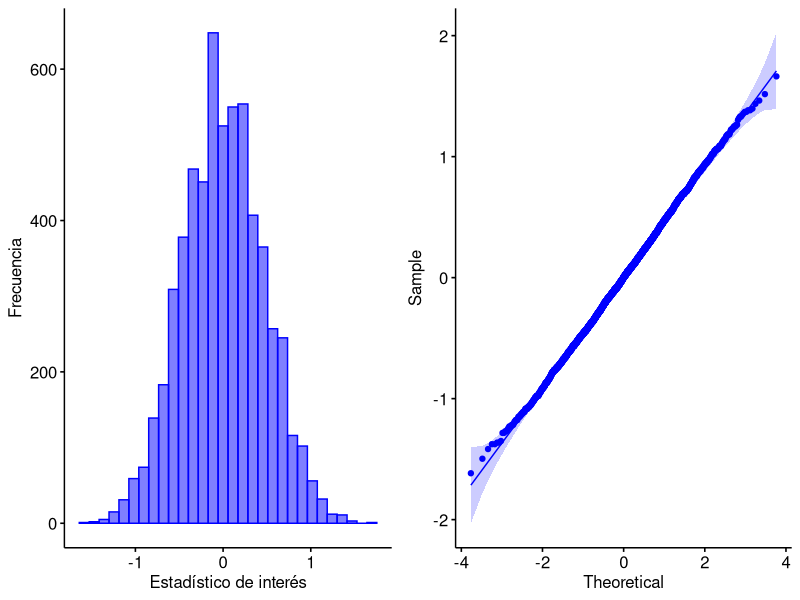

Generate this figure with R:
library(ggpubr)

# Crear muestras iniciales.
a <- c(5.4, 4.7, 6.3, 2.9, 5.9, 5.1, 2.1, 6.2, 1.6, 6.7, 3.0, 3.3,
       5.0, 4.1, 3.3, 3.4, 1.2, 3.8, 5.8, 4.2)

b <- c(4.0, 4.1, 4.3, 4.3, 4.3, 4.2, 4.3, 4.3, 4.4, 4.1, 4.3, 4.0)

# Establecer semilla y cantidad de repeticiones.
R = 5999
set.seed(432)

# Función para obtener una permutación.
# Argumentos:
# - i: iterador (para llamadas posteriores).
# - muestra_1, muestra_2: muestras.
# Valor:
# - lista con las muestras resultantes tras la permutación.
obtiene_permutacion <- function(i, muestra_1, muestra_2) {
  n_1 <- length(muestra_1)
  combinada <- c(muestra_1, muestra_2)
  n <- length(combinada)
  permutacion <- sample(combinada, n, replace = FALSE)
  nueva_1 <- permutacion[1:n_1]
  nueva_2 <- permutacion[(n_1+1):n]
  return(list(nueva_1, nueva_2))
}

# Función para calcular la diferencia de un estadístico de interés entre las
# dos muestras.
# Argumentos:
# - muestras: lista con las muestras.
# - FUN: nombre de la función que calcula el estadístico de interés.
# Valor:
# - diferencia de un estadístico para dos muestras.
calcular_diferencia <- function(muestras, FUN) {
  muestra_1 <- muestras[[1]]
  muestra_2 <- muestras[[2]]
  diferencia <- FUN(muestra_1) - FUN(muestra_2)
  return(diferencia)
}

# Función para calcular el valor p.
# Argumentos:
# - distribucion: distribución nula del estadístico de interés.
# - valor_observado: valor del estadístico de interés para las muestras
#   originales.
# - repeticiones: cantidad de permutaciones a realizar.
# - alternative: tipo de hipótesis alternativa. "two.sided" para
#   hipótesis bilateral, "greater" o "less" para hipótesis unilaterales.
# Valor:
# - el valorp calculado.
calcular_valor_p <- function(distribucion, valor_observado,
                             repeticiones, alternative) {
  if(alternative == "two.sided") {
    numerador <- sum(abs(distribucion) > abs(valor_observado)) + 1
    denominador <- repeticiones + 1
    valor_p <- numerador / denominador
  }
  else if(alternative == "greater") {
    numerador <- sum(distribucion > valor_observado) + 1
    denominador <- repeticiones + 1
    valor_p <- numerador / denominador
  }
  else {
    numerador <- sum(distribucion < valor_observado) + 1
    denominador <- repeticiones + 1
    valor_p <- numerador / denominador
  }

  return(valor_p)
}

# Función para graficar una distribución.
# Argumentos:
# - distribucion: distribución nula del estadístico de interés.
# - ...: otros argumentos a ser entregados a gghistogram y ggqqplot.
graficar_distribucion <- function(distribucion, ...) {
  observaciones <- data.frame(distribucion)

  histograma <- gghistogram(observaciones, x = "distribucion",
                            xlab = "Estadístico de interés",
                            ylab = "Frecuencia", bins = 30, ...)

  qq <- ggqqplot(observaciones, x = "distribucion", ...)

  # Crear una única figura con todos los gráficos de dispersión.
  figura  <- ggarrange(histograma, qq, ncol = 2, nrow = 1)
  print(figura)
}

# Función para hacer la prueba de permutaciones.
# Argumentos:
# - muestra_1, muestra_2: vectores numéricos con las muestras a comparar.
# - repeticiones: cantidad de permutaciones a realizar.
# - FUN: función del estadístico E para el que se calcula la diferencia.
# - alternative: tipo de hipótesis alternativa. "two.sided" para
#   hipótesis bilateral, "greater" o "less" para hipótesis unilaterales.
# - plot: si es TRUE, construye el gráfico de la distribución generada.
# - ...: otros argumentos a ser entregados a graficar_distribucion.
contrastar_hipotesis_permutaciones <- function(muestra_1, muestra_2,
                                               repeticiones, FUN,
                                               alternative, plot, ...) {
  cat("Prueba de permutaciones\n\n")
  cat("Hipótesis alternativa:", alternative, "\n")
  observado <- calcular_diferencia(list(muestra_1, muestra_2), FUN)
  cat("Valor observado:", observado, "\n")

  n_1 <- length(muestra_1)
  
  # Generar permutaciones.
  permutaciones <- lapply(1:repeticiones, obtiene_permutacion, muestra_1,
                          muestra_2)
  
  # Generar la distribución.
  distribucion <- sapply(permutaciones, calcular_diferencia, FUN)

  # Graficar la distribución.
  if(plot) {
    graficar_distribucion(distribucion, ...)
  }

  # Calcular el valor p.
  valor_p <- calcular_valor_p(distribucion, observado, repeticiones,
                              alternative)

  cat("Valor p:", valor_p, "\n\n")
}



# Hacer pruebas de permutaciones para la media y la varianza.
contrastar_hipotesis_permutaciones(a, b, repeticiones = R, FUN = mean,
                                   alternative = "two.sided", plot = TRUE,
                                   color = "blue", fill = "blue")

contrastar_hipotesis_permutaciones(a, b, repeticiones = R, FUN = var,
                                   alternative = "two.sided", plot = FALSE)